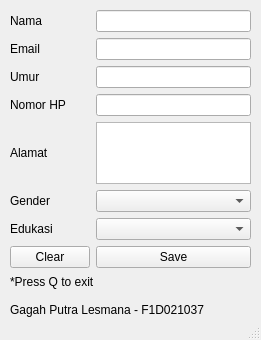
<?xml version="1.0" encoding="UTF-8"?>
<ui version="4.0">
 <class>MainWindow</class>
 <widget class="QMainWindow" name="MainWindow">
  <property name="geometry">
   <rect>
    <x>0</x>
    <y>0</y>
    <width>261</width>
    <height>340</height>
   </rect>
  </property>
  <property name="windowTitle">
   <string>MainWindow</string>
  </property>
  <widget class="QWidget" name="centralwidget">
   <widget class="QWidget" name="gridLayoutWidget">
    <property name="geometry">
     <rect>
      <x>10</x>
      <y>10</y>
      <width>241</width>
      <height>258</height>
     </rect>
    </property>
    <layout class="QGridLayout" name="gridLayout">
     <item row="0" column="0">
      <widget class="QLabel" name="label_2">
       <property name="text">
        <string>Nama</string>
       </property>
      </widget>
     </item>
     <item row="3" column="0">
      <widget class="QLabel" name="label_3">
       <property name="text">
        <string>Umur</string>
       </property>
      </widget>
     </item>
     <item row="4" column="0">
      <widget class="QLabel" name="label_4">
       <property name="text">
        <string>Nomor HP</string>
       </property>
      </widget>
     </item>
     <item row="5" column="0">
      <widget class="QLabel" name="label_5">
       <property name="text">
        <string>Alamat</string>
       </property>
      </widget>
     </item>
     <item row="7" column="0">
      <widget class="QLabel" name="label_7">
       <property name="text">
        <string>Edukasi</string>
       </property>
      </widget>
     </item>
     <item row="6" column="0">
      <widget class="QLabel" name="label_6">
       <property name="text">
        <string>Gender</string>
       </property>
      </widget>
     </item>
     <item row="0" column="1">
      <widget class="QLineEdit" name="nama_input"/>
     </item>
     <item row="3" column="1">
      <widget class="QLineEdit" name="umur_input"/>
     </item>
     <item row="6" column="1">
      <widget class="QComboBox" name="genderCom"/>
     </item>
     <item row="4" column="1">
      <widget class="QLineEdit" name="hp_input"/>
     </item>
     <item row="2" column="1">
      <widget class="QLineEdit" name="email_input"/>
     </item>
     <item row="7" column="1">
      <widget class="QComboBox" name="eduCom"/>
     </item>
     <item row="5" column="1">
      <widget class="QTextEdit" name="alamat_input"/>
     </item>
     <item row="2" column="0">
      <widget class="QLabel" name="label">
       <property name="text">
        <string>Email</string>
       </property>
      </widget>
     </item>
     <item row="8" column="0">
      <widget class="QPushButton" name="clearBtn">
       <property name="text">
        <string>Clear</string>
       </property>
      </widget>
     </item>
     <item row="8" column="1">
      <widget class="QPushButton" name="saveBtn">
       <property name="text">
        <string>Save</string>
       </property>
      </widget>
     </item>
    </layout>
   </widget>
   <widget class="QWidget" name="verticalLayoutWidget">
    <property name="geometry">
     <rect>
      <x>10</x>
      <y>270</y>
      <width>241</width>
      <height>51</height>
     </rect>
    </property>
    <layout class="QVBoxLayout" name="verticalLayout">
     <item>
      <widget class="QLabel" name="label_8">
       <property name="text">
        <string>*Press Q to exit</string>
       </property>
      </widget>
     </item>
     <item>
      <widget class="QLabel" name="label_9">
       <property name="text">
        <string>Gagah Putra Lesmana - F1D021037</string>
       </property>
      </widget>
     </item>
    </layout>
   </widget>
  </widget>
  <widget class="QMenuBar" name="menubar">
   <property name="geometry">
    <rect>
     <x>0</x>
     <y>0</y>
     <width>261</width>
     <height>21</height>
    </rect>
   </property>
  </widget>
  <widget class="QStatusBar" name="statusbar"/>
 </widget>
 <resources/>
 <connections/>
</ui>
